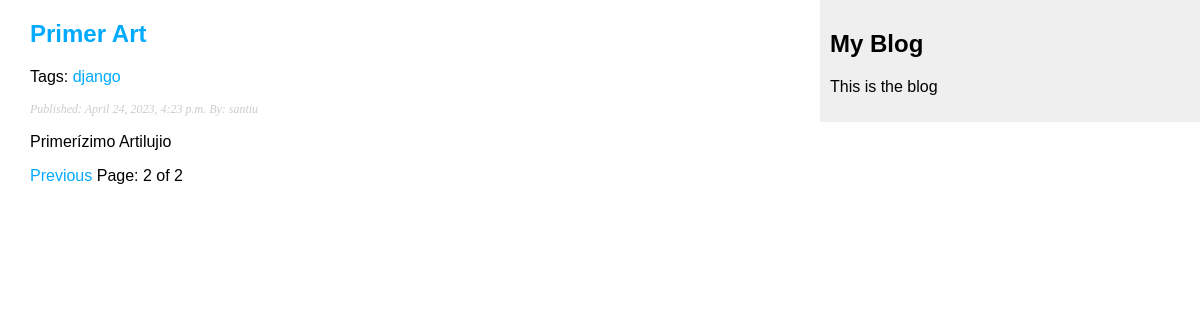
Screenshot of /blog/?page=2 with the database file from the repository.
### blog/models.py (models this page shows, shortened)
class Post(models.Model):
    class Status(models.TextChoices):
        DRAFT = "DF", "Draft"
        PUBLISHED = "PB", "Published"
    title = models.CharField(max_length=250)
    slug = models.SlugField(max_length=250, unique_for_date="publish") #único por día según fecha en publish
    body = models.TextField()
    objects = models.Manager()
    published = PublishedManager()
    tags = TaggableManager()
    publish = models.DateTimeField(auto_now_add=True)
    created = models.DateTimeField(auto_now_add=True)
    updated = models.DateTimeField(auto_now=True)
    status = models.CharField(choices=Status.choices, default=Status.DRAFT, max_length=2)
    author = models.ForeignKey(User, on_delete=models.CASCADE, related_name="blog_posts", default=1)
    class Meta:
        ordering = ["-publish"]
    def get_absolute_url(self):
        return reverse("blog:post_detail", args=[self.publish.year,
                                                 self.publish.month, self.publish.day, self.slug])

### blog/views.py (the view)
# urls.py: path("", post_list, name="post_list"), #<-- cuando se hace por función de vista
def post_list(request, tag_slug=None):
    posts_list = Post.published.all()
    tag = None
    if tag_slug:
        tag = get_object_or_404(Tag, slug=tag_slug)
        posts_list = posts_list.filter(tags__in=[tag])
    paginator = Paginator(posts_list, 3)
    page_number = request.GET.get("page", 1)
    try:
        posts = paginator.page(page_number)
    except PageNotAnInteger:
        posts = paginator.page(1)
    except EmptyPage:
        posts = paginator.page(paginator.num_pages)
    return render(request, "blog/post/list.html", {"posts": posts, "tag": tag})

### blog/models.py (called while the page is built)
    def get_queryset(self):
        return super().get_queryset().filter(status=Post.Status.PUBLISHED)

### blog/templates/blog/post/list.html (shortened to what this page needs)
{% extends "blog/base.html" %}
{% block content %}
    {% for post in posts %}
        <h2>
            <a href="{{post.get_absolute_url}}">
                {{ post.title }}
            </a>
        </h2>
        <p class="tags"> Tags:
            {%for tag in post.tags.all%}
                <a href="{%url 'blog:post_list_by_tag' tag.slug%}">
                    {{tag.name}}
                </a>
            {% endfor %}
        </p>
        <p class="date">
            Published: {{ post.publish }} By: {{ post.author }}
        </p>
        {{ post.body|truncatewords:30|linebreaks}}
    {% endfor %}
    {% include "blog/pagination.html" with page=posts %}
{% endblock %}

### blog/static/css/blog.css (style rules this page uses)
body { margin: 0; padding: 0; box-sizing: border-box; font-family: helvetica, sans-serif; }
a { color: #00abff; text-decoration: none; }
h2 { font-weight: normal: margin: 30px 0 0; }
p.date { color: #ccc; font-family: georgia, serif; font-size: 12px; font-style: italic; }

### rows the page displays
Post: title "Primer Art", publish "April 24, 2023, 4:23 p.m.", author "santiu", body "Primerízimo Artilujio"
Tag: name "django"

### other values shown
{{ page.number }} "2"
{{ page.paginator.num_pages }} "2"
